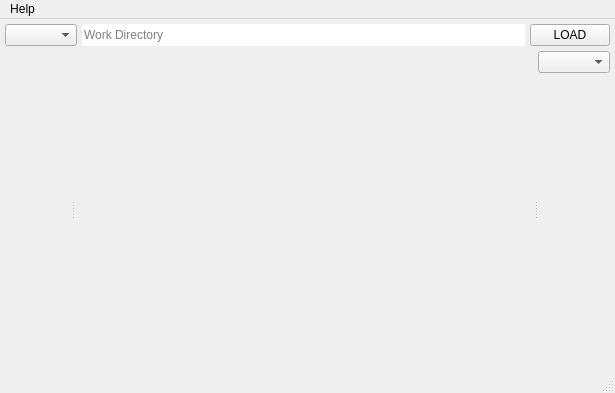
<?xml version="1.0" encoding="UTF-8"?>
<ui version="4.0">
  <class>MainWindow</class>

  <!-- MainWindow { -->
  <widget class="QMainWindow" name="mainWindow">
    <property name="geometry">
      <rect>
	<x>0</x>
	<y>0</y>
	<width>615</width>
	<height>393</height>
      </rect>
    </property>
    <property name="windowTitle">
      <string>MainWindow</string>
    </property>
    <property name="windowIcon">
      <iconset>
      <normaloff>:/camera.svg</normaloff>:/camera.svg</iconset>
    </property>

    <!-- centralwidget { -->
    <widget class="QWidget" name="centralwidget">
      <layout class="QVBoxLayout" name="verticalLayout">
	<property name="spacing">
	  <number>5</number>
	</property>
	<property name="leftMargin">
	  <number>5</number>
	</property>
	<property name="topMargin">
	  <number>5</number>
	</property>
	<property name="rightMargin">
	  <number>5</number>
	</property>
	<property name="bottomMargin">
	  <number>5</number>
	</property>

	<item> <!-- Work Directory { -->
	  <layout class="QHBoxLayout" name="horizontalLayout">

	    <item>
	      <widget class="QComboBox" name="workDirCombo">
		<property name="maximumSize">
		  <size>
		    <width>200</width>
		    <height>22</height>
		  </size>
		</property>
	      </widget>
	    </item>

	    <item>
	      <widget class="QLineEdit" name="workDirLine">
		<property name="enabled">
		  <bool>true</bool>
		</property>
		<property name="maximumSize">
		  <size>
		    <width>16777215</width>
		    <height>22</height>
		  </size>
		</property>
		<property name="focusPolicy">
		  <enum>Qt::ClickFocus</enum>
		</property>
		<property name="frame">
		  <bool>false</bool>
		</property>
		<property name="placeholderText">
		  <string>Work Directory</string>
		</property>
	      </widget>
	    </item>

	    <item>
	      <widget class="QPushButton" name="workDirLoadButton">
		<property name="text">
		  <string>LOAD</string>
		</property>
	      </widget>
	    </item>
	  </layout>
	</item> <!-- } Work Directory -->

	<item>
	  <widget class="QSplitter" name="splitter">
	    <property name="sizePolicy">
	      <sizepolicy hsizetype="Expanding" vsizetype="Expanding">
		<horstretch>0</horstretch>
		<verstretch>0</verstretch>
	      </sizepolicy>
	    </property>
	    <property name="orientation">
	      <enum>Qt::Horizontal</enum>
	    </property>

	    <!-- splitter[0] -->
	    <widget class="WrlGLWidget" name="wrlGLWidget" native="true">
	      <property name="sizePolicy">
		<sizepolicy hsizetype="Expanding" vsizetype="Preferred">
		  <horstretch>1</horstretch>
		  <verstretch>0</verstretch>
		</sizepolicy>
	      </property>
	    </widget> <!-- name="wrlGLWidget" -->

	    <!-- splitter[1] -->
	    <widget class="ImgGLWidget" name="imgGLWidget" native="true">
	      <property name="sizePolicy">
		<sizepolicy hsizetype="Expanding" vsizetype="Preferred">
		  <horstretch>7</horstretch>
		  <verstretch>0</verstretch>
		</sizepolicy>
	      </property>
	    </widget> <!-- name="imgGLWidget" -->

	    <!-- splitter[2] -->
	    <widget class="QWidget" name="panelsWidget" native="true">
	      <property name="sizePolicy">
		<sizepolicy hsizetype="Fixed" vsizetype="Preferred">
		  <horstretch>0</horstretch>
		  <verstretch>0</verstretch>
		</sizepolicy>
	      </property>
	      <layout class="QVBoxLayout" name="verticalLayout_2">
		<property name="spacing">
		  <number>5</number>
		</property>
		<property name="leftMargin">
		  <number>0</number>
		</property>
		<property name="topMargin">
		  <number>0</number>
		</property>
		<property name="rightMargin">
		  <number>0</number>
		</property>
		<property name="bottomMargin">
		  <number>0</number>
		</property>

		<item>
		  <widget class="QComboBox" name="panelCombo">
		    <property name="sizePolicy">
		      <sizepolicy hsizetype="Preferred" vsizetype="Preferred">
			<horstretch>0</horstretch>
			<verstretch>0</verstretch>
		      </sizepolicy>
		    </property>
		  </widget> <!-- name="panelCombo" -->
		</item>

		<item>
		  <widget class="QWidget" name="currPanelWidget" native="true">
		    <property name="sizePolicy">
		      <sizepolicy hsizetype="Expanding" vsizetype="Expanding">
			<horstretch>0</horstretch>
			<verstretch>0</verstretch>
		      </sizepolicy>
		    </property>
		  </widget> <!-- name="currPanelWidget" -->
		</item>

	      </layout>
	    </widget> <!-- name="panelWidget" -->

	  </widget> <!-- name="splitter" -->
	</item>

      </layout>

    </widget> <!-- } centralwidget -->

    <!-- menubar -->
    <widget class="QMenuBar" name="menubar">
      <property name="geometry">
	<rect>
	  <x>0</x>
	  <y>0</y>
	  <width>615</width>
	  <height>21</height>
	</rect>
      </property>
      <widget class="QMenu" name="menuHelp">
	<property name="title">
	  <string>Help</string>
	</property>
	<addaction name="actionAbout"/>
      </widget>
      <addaction name="menuHelp"/>
    </widget> <!-- } menubar -->

    <!-- statusbar -->
    <widget class="QStatusBar" name="statusbar"/>

    <!-- actionAbout -->
    <action name="actionAbout">
      <property name="text">
	<string>About...</string>
      </property>
    </action>

  </widget> <!-- } MainWindow -->

  <customwidgets>
    <customwidget>
      <class>ImgGLWidget</class>
      <extends>QWidget</extends>
      <header>ImgGLWidget.hpp</header>
      <container>1</container>
    </customwidget>
    <customwidget>
      <class>WrlGLWidget</class>
      <extends>QWidget</extends>
      <header>WrlGLWidget.hpp</header>
      <container>2</container>
    </customwidget>
  </customwidgets>

  <resources/>
  <connections/>

</ui>
